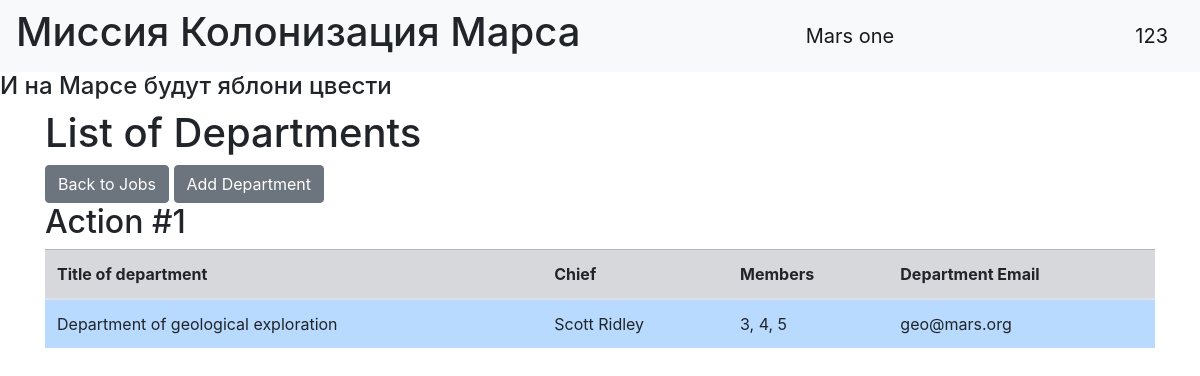
Screenshot of /departments (signed in) with the database file from the repository.
### data/users.py (models this page shows, shortened)
class User(SqlAlchemyBase, UserMixin):
    __tablename__ = 'users'
    id = sqlalchemy.Column(sqlalchemy.Integer,
                           primary_key=True,
                           autoincrement=True)
    surname = sqlalchemy.Column(sqlalchemy.String,
                                nullable=True)
    name = sqlalchemy.Column(sqlalchemy.String,
                             nullable=True)
    age = sqlalchemy.Column(sqlalchemy.Integer,
                            nullable=True)
    position = sqlalchemy.Column(sqlalchemy.String,
                                 nullable=True)
    address = sqlalchemy.Column(sqlalchemy.String,
                                nullable=True)
    email = sqlalchemy.Column(sqlalchemy.String,
                              index=True,
                              unique=True,
                              nullable=True)
    speciality = sqlalchemy.Column(sqlalchemy.String,
                                   nullable=True)
    hashed_password = sqlalchemy.Column(sqlalchemy.String,
                                        nullable=True)
    modified_date = sqlalchemy.Column(sqlalchemy.DateTime,
                                      default=datetime.datetime.now)
    jobs = orm.relation("Jobs", back_populates='user')
    department = orm.relation("Department", back_populates='user')

### data/departments.py (models this page shows)
class Department(SqlAlchemyBase, UserMixin):
    __tablename__ = 'department'
    id = sqlalchemy.Column(sqlalchemy.Integer,
                           primary_key=True,
                           autoincrement=True)
    title = sqlalchemy.Column(sqlalchemy.String,
                              nullable=True)
    chief = sqlalchemy.Column(sqlalchemy.Integer,
                                sqlalchemy.ForeignKey("users.id"))
    members = sqlalchemy.Column(sqlalchemy.String, nullable=True)
    email = sqlalchemy.Column(sqlalchemy.String,
                              index=True,
                              unique=True,
                              nullable=True)
    user = orm.relation('User')

### main.py (the view)
@app.route('/departments')
def departments():
    db_sess = db_session.create_session()
    if current_user.is_authenticated:
        departments1 = db_sess.query(Department).all()
    return render_template("departaments.html", departments=departments1)

### data/db_session.py (called while the page is built)
def create_session() -> Session:
    global __factory
    return __factory()

### main.py (called while the page is built)
@login_manager.user_loader
def load_user(user_id):
    db_sess = db_session.create_session()
    return db_sess.query(User).get(user_id)

### templates/departaments.html (shortened to what this page needs)
{% extends "base.html" %}
{% block content %}
<h1>List of Departments</h1>
{% if current_user.is_authenticated %}
    <a href="index" class="btn btn-secondary">Back to Jobs</a>
    <a href="department" class="btn btn-secondary">Add Department</a>
{% endif %}
{% for item in departments %}
<h2>Action #{{item.id}}</h2>
<table class="table">
  <thead>
    <tr class="table-secondary">
      <th scope="col">Title of department</th>
      <th scope="col">Chief</th>
      <th scope="col">Members</th>
      <th scope="col">Department Email</th>
    </tr>
  </thead>
  <tbody>
    <tr>
      <td class="table-primary">{{item.title}}</td>
      <td class="table-primary">{{item.user.surname}} {{item.user.name}}</td>
      <td class="table-primary">{{item.members}}</td>
      <td class="table-primary">{{item.email}}</td>
    </tr>
  </tbody>
</table>
{% endfor %}
{% endblock %}

### templates/base.html (shortened to what this page needs)
<!doctype html>
<html lang="en">
<head>
    <link rel="stylesheet" type="text/css" href="../static/css/style.css" />
    <link rel="stylesheet"
          href="https://stackpath.bootstrapcdn.com/bootstrap/4.4.1/css/bootstrap.min.css"
>
</head>
<body>
<header>
    <nav class="navbar navbar-light bg-light">
        <h1>Миссия Колонизация Марса</h1>
        <a class="navbar-brand" href="#">Mars one</a>
        {% if current_user.is_authenticated %}
          <a class="navbar-brand" href="/logout">{{ current_user.name }}</a>
        {% else %}
        <p>
          <a class="btn btn-primary " href="/register">Зарегистрироваться</a>
          <a class="btn btn-success" href="/login">Войти</a>
        </p>
        {% endif %}
    </nav>
</header>
<h4>И на Марсе будут яблони цвести</h4>
<main role="main" class="container">
    {% block content %}
    {% endblock %}
</main>
</body>
</html>

### rows the page displays
User: name "123"
Department: id "1", title "Department of geological exploration", user.surname "Scott", user.name "Ridley", members "3, 4, 5", email "geo@mars.org"
